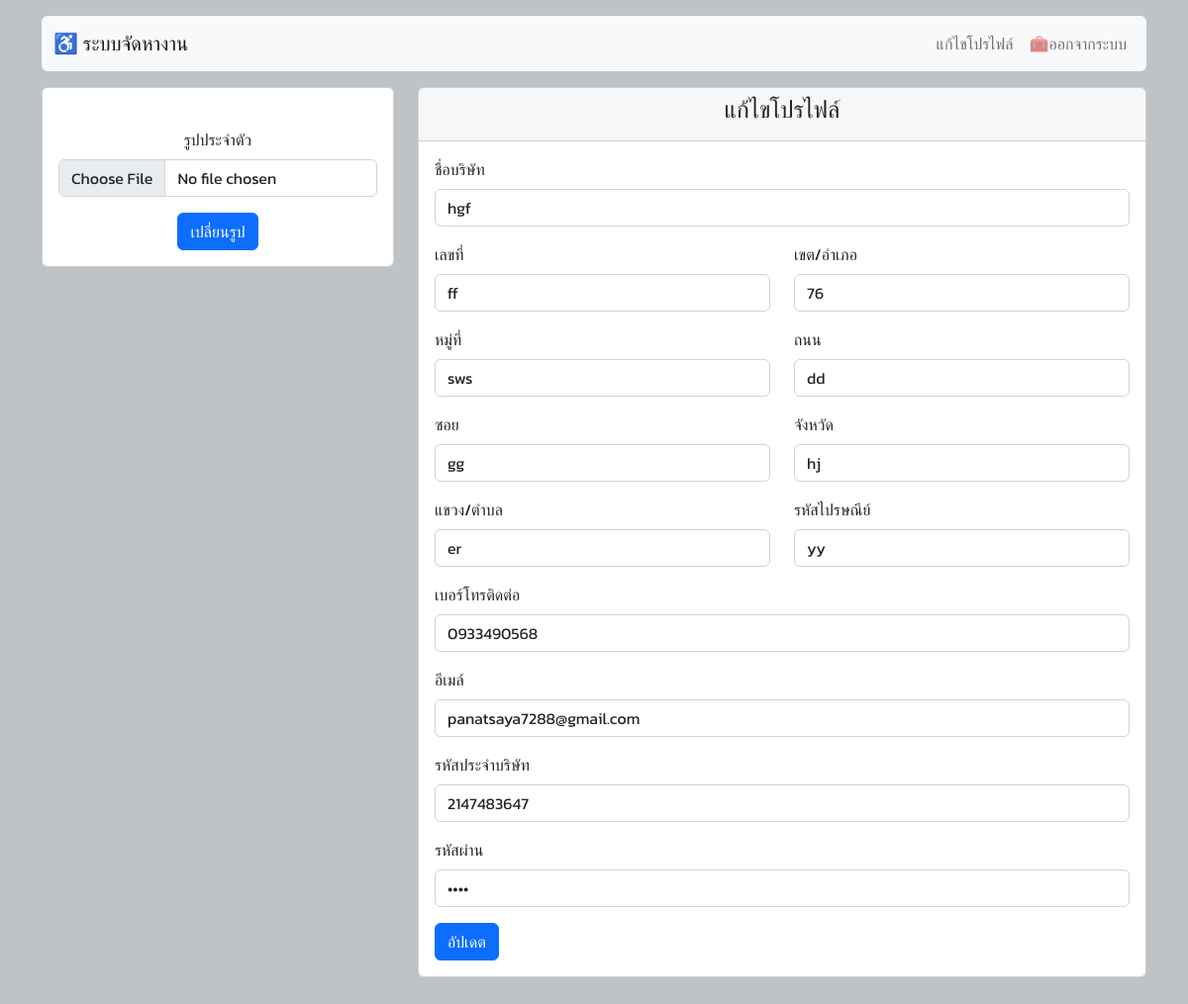
Screenshot of /editproc.php (signed in) with the database file from the repository.
### tables this page shows
CREATE TABLE `company` (
  `cp_id` int(11) NOT NULL,
  `cp_name` text NOT NULL,
  `cp_address` varchar(100) NOT NULL,
  `cp_phone` varchar(10) NOT NULL,
  `cp_email` varchar(50) NOT NULL,
  `cp_user` varchar(13) DEFAULT NULL,
  `cp_password` varchar(30) DEFAULT NULL,
  `cp_picture` varchar(30) DEFAULT NULL
);

### editproc.php (the view, shortened to what this page needs)
<!DOCTYPE html>
<html>
<head>
	<link href="https://cdn.jsdelivr.net/npm/bootstrap@5.2.2/dist/css/bootstrap.min.css" rel="stylesheet">
</head>
<body>
<div class="container mt-3">
    <?php
    include "head.php";
    ?>
<?php
        include "connectdb.php";
        $id=$_SESSION['cpid'];
        $sql="SELECT * from company where cp_id='$id' ";
        $result=mysqli_query($con,$sql);
        $row=mysqli_fetch_assoc($result);
        $address = explode(" ",$row['cp_address']);
        ?>
</div>
	<div class="container mt-3">
<div class="row">
<div class="col-sm-12 col-md-4 col-lg-4">
<div class="card">
    <div class="card-body text-center">
        <form action="changeimgc.php" method="post" enctype="multipart/form-data">
        <div class="mb-3">
      <label for="" class="form-label">รูปประจำตัว</label>
      <input type="file" name="img"  class="form-control" placeholder="รูปภาพ" >
      </div>
<input type="submit" class="btn btn-primary " value="เปลี่ยนรูป">
        </form>
    </div>
</div>
</div>
    <div class="col-sm-12 col-md-8 col-lg-8 mx-auto">
<div class="card">
    <div class="card-header">
        <h4 align="center">แก้ไขโปรไฟล์</h4>
    </div>
    <div class="card-body">
    <form action="updatec.php" method="post" enctype="multipart/form-data">
    <div class="mb-3">
      <label for="" class="form-label">ชื่อบริษัท</label>
      <input type="text" name="name" id="" value="<?php echo $row['cp_name']; ?>" class="form-control" placeholder="ชื่อบริษัท" aria-describedby="helpId" required>
    </div>
        <div class="row">
            <div class="col-sm-12 col-md-6 col-lg-6">
    <div class="mb-3">
     <label for="" class="form-label">เลขที่</label>
     <input type="text" name="numad" value="<?php echo $address[0]; ?>"  class="form-control" placeholder="บ้านเลขที่" required>
     </div>
     <div class="mb-3">
      <label for="" class="form-label">หมู่ที่</label>
      <input type="text" name="mooad" value="<?php echo $address[1]; ?>"  class="form-control" placeholder="หมู่ที่" required>
      </div>
      <div class="mb-3">
      <label for="" class="form-label">ซอย</label>
      <input type="text" name="soyad" value="<?php echo $address[2]; ?>"  class="form-control" placeholder="ซอย" required>
      </div>
     <div class="mb-3">
      <label for="" class="form-label">แขวง/ตำบล</label>
      <input type="text" name="tumad" value="<?php echo $address[3]; ?>"  class="form-control" placeholder="แขวง/ตำบล" required>
      </div>
            </div>
            <div class="col-sm-12 col-md-6 col-lg-6">
     <div class="mb-3">
     <label for="" class="form-label">เขต/อำเภอ</label>
     <input type="text" name="umad" value="<?php echo $address[4]; ?>"  class="form-control" placeholder="เขต/อำเภอ" required>
     </div>
     <div class="mb-3">
     <label for="" class="form-label">ถนน</label>
     <input type="text" name="tanonad" value="<?php echo $address[5]; ?>"  class="form-control" placeholder="ถนน" required>
     </div>
     <div class="mb-3">
     <label for="" class="form-label">จังหวัด</label>
     <input type="text" name="pvad" value="<?php echo $address[6]; ?>"  class="form-control" placeholder="จังหวัด" required>
     </div>
     <div class="mb-3">
     <label for="" class="form-label">รหัสไปรษณีย์</label>
     <input type="text" name="postad" value="<?php echo $address[7]; ?>"  class="form-control" placeholder="รหัสไปรษณีย์" required>
     </div>
            </div>
        </div>
     <div class="mb-3">
      <label for="" class="form-label">เบอร์โทรติดต่อ</label>
      <input type="text" name="tel" value="<?php echo $row['cp_phone']; ?>"  class="form-control" placeholder="เบอร์โทร" required>
      </div>
     <div class="mb-3">
      <label for="" class="form-label">อีเมล์</label>
      <input type="email" name="email" value="<?php echo $row['cp_email']; ?>"  class="form-control" placeholder="อีเมล์" required>
      </div>
     <div class="mb-3">
      <label for="" class="form-label">รหัสประจำบริษัท</label>
      <input type="text" name="user" value="<?php echo $row['cp_user']; ?>" class="form-control" placeholder="รหัสประจำบริษัท" required>
      </div>
     <div class="mb-3">
      <label for="" class="form-label">รหัสผ่าน</label>
      <input type="password" name="password" value="<?php echo $row['cp_password']; ?>"  class="form-control" placeholder="รหัสผ่าน" required>
      </div>
<input type="submit" class="btn btn-primary " value="อัปเดต">
</form>
    </div>
</div>
    </div>
</div>
	</div>
</body>
</html>

### editproc.php (style rules this page uses)
body { background: #bdc3c7; font-family: 'Kanit', sans-serif; }

### rows the page displays
company: name "hgf", numad "ff", mooad "sws", soyad "gg", tumad "er", umad "76", tanonad "dd", pvad "hj", postad "yy", tel "0933490568", email "panatsaya7288@gmail.com", user "2147483647"
